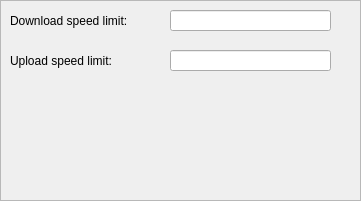
<?xml version="1.0" encoding="UTF-8"?>
<ui version="4.0">
 <class>Form</class>
 <widget class="QWidget" name="Form">
  <property name="geometry">
   <rect>
    <x>0</x>
    <y>0</y>
    <width>361</width>
    <height>201</height>
   </rect>
  </property>
  <property name="windowTitle">
   <string>Form</string>
  </property>
  <widget class="QFrame" name="frame">
   <property name="geometry">
    <rect>
     <x>0</x>
     <y>0</y>
     <width>361</width>
     <height>201</height>
    </rect>
   </property>
   <property name="frameShape">
    <enum>QFrame::StyledPanel</enum>
   </property>
   <property name="frameShadow">
    <enum>QFrame::Raised</enum>
   </property>
   <widget class="QLabel" name="label_3">
    <property name="geometry">
     <rect>
      <x>10</x>
      <y>10</y>
      <width>151</width>
      <height>21</height>
     </rect>
    </property>
    <property name="text">
     <string>Download speed limit:</string>
    </property>
   </widget>
   <widget class="QLabel" name="label_5">
    <property name="geometry">
     <rect>
      <x>10</x>
      <y>50</y>
      <width>151</width>
      <height>21</height>
     </rect>
    </property>
    <property name="text">
     <string>Upload speed limit:</string>
    </property>
   </widget>
   <widget class="QLineEdit" name="lineEdit_3">
    <property name="geometry">
     <rect>
      <x>170</x>
      <y>50</y>
      <width>161</width>
      <height>21</height>
     </rect>
    </property>
   </widget>
   <widget class="QLineEdit" name="lineEdit_2">
    <property name="geometry">
     <rect>
      <x>170</x>
      <y>10</y>
      <width>161</width>
      <height>21</height>
     </rect>
    </property>
   </widget>
  </widget>
 </widget>
 <resources/>
 <connections/>
</ui>
